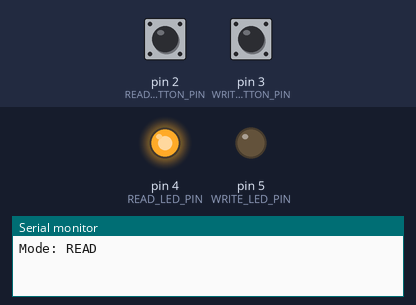
This sketch was run on a simulated Arduino Uno, built with avr-gcc and run on an emulated ATmega328P. Parts: output pins drawn as LEDs (lit = HIGH), the last lines printed to the serial monitor. The test bench sets the inputs (shaded band); at power-on: pin 3 (WRITE_BUTTON_PIN) LOW, pin 2 (READ_BUTTON_PIN) LOW. Pins used as bus, display or sensor lines are not drawn.

Above: at 1.2 s.
1.3 s: pin 3 (WRITE_BUTTON_PIN) pulled HIGH for 0.15 s
At 2.4 s:
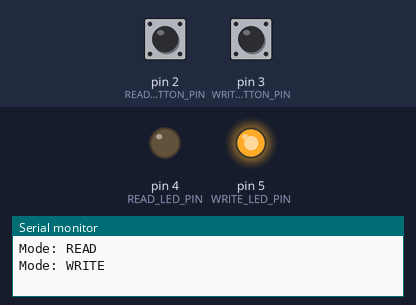
4.4 s: pin 2 (READ_BUTTON_PIN) pulled HIGH for 0.15 s
At 5.0 s:
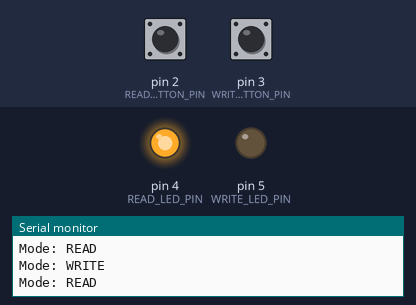
6.0 s: pin 3 (WRITE_BUTTON_PIN) pulled HIGH for 1 s
At 6.4 s:
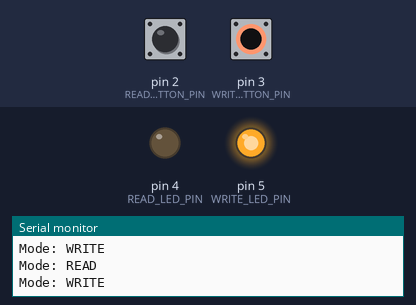
Timing chart, 0 to 9.0 s (numbered marks = the images above; inputs shaded):
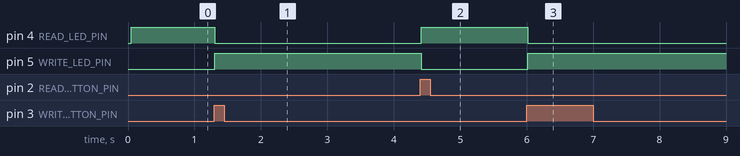

Measured:
- after the input at 1.3 s, pin 4 (READ_LED_PIN): HIGH → LOW at once; pin 5 (WRITE_LED_PIN): LOW → HIGH at once
- after the input at 4.4 s, pin 4 (READ_LED_PIN): LOW → HIGH at once; pin 5 (WRITE_LED_PIN): HIGH → LOW at once
- after the input at 6.0 s, pin 4 (READ_LED_PIN): HIGH → LOW at once; pin 5 (WRITE_LED_PIN): LOW → HIGH at once

The sketch:

rfid_experiments.ino
```cpp
#include <SPI.h>
#include <MFRC522.h>

/* ================== RFID ================== */
constexpr uint8_t RST_PIN = 9;   // Reset RC522
constexpr uint8_t SS_PIN  = 10;  // SDA / SS RC522

MFRC522 rfid(SS_PIN, RST_PIN);
MFRC522::MIFARE_Key key;
/* ================== PINS ================== */
constexpr uint8_t READ_BUTTON_PIN  = 2;
constexpr uint8_t WRITE_BUTTON_PIN = 3;

constexpr uint8_t READ_LED_PIN  = 4;
constexpr uint8_t WRITE_LED_PIN = 5;

/* ================== STATE ================== */
enum Mode {
  MODE_IDLE,
  MODE_READ,
  MODE_WRITE
};

Mode currentMode = MODE_IDLE;

/* ================== SETUP ================== */
void setup() {
  Serial.begin(9600);
  SPI.begin();
  rfid.PCD_Init();

  // Use default key (FF FF FF FF FF FF)
  for (byte i = 0; i < 6; i++) {
    key.keyByte[i] = 0xFF;
  }

  pinMode(READ_BUTTON_PIN, INPUT);
  pinMode(WRITE_BUTTON_PIN, INPUT);

  pinMode(READ_LED_PIN, OUTPUT);
  pinMode(WRITE_LED_PIN, OUTPUT);

  setMode(MODE_READ);  // Default mode at startup
}

/* ================== LOOP ================== */
void loop() {
  handleButtons();

  if (currentMode == MODE_READ) {
    readCard();
  }
  else if(currentMode == MODE_WRITE){
    writeCard();
  }
}

/* ================== FUNCTIONS ================== */

void handleButtons() {
  if (digitalRead(READ_BUTTON_PIN) == HIGH) {
    setMode(MODE_READ);
  }
  else if (digitalRead(WRITE_BUTTON_PIN) == HIGH) {
    setMode(MODE_WRITE);
  }
}

void setMode(Mode mode) {
  if (currentMode == mode) return;

  currentMode = mode;

  digitalWrite(READ_LED_PIN,  mode == MODE_READ  ? HIGH : LOW);
  digitalWrite(WRITE_LED_PIN, mode == MODE_WRITE ? HIGH : LOW);

  Serial.print("Mode: ");
  Serial.println(mode == MODE_READ ? "READ" : "WRITE");
}

void readCard() {
  if (!rfid.PICC_IsNewCardPresent()) return;
  if (!rfid.PICC_ReadCardSerial()) return;

  Serial.print("Card UID:");
  for (byte i = 0; i < rfid.uid.size; i++) {
    Serial.print(rfid.uid.uidByte[i] < 0x10 ? " 0" : " ");
    Serial.print(rfid.uid.uidByte[i], HEX);
  }
  Serial.println("\n");

  MFRC522::MIFARE_Key key;
  for (byte i = 0; i < 6; i++)
    key.keyByte[i] = 0xFF;

  byte buffer[18];
  byte size = sizeof(buffer);

  // Authenticate + read ALL sectors
  for (byte sector = 0; sector < 16; sector++) {

    byte firstBlock = sector * 4;

    byte status = rfid.PCD_Authenticate(
      MFRC522::PICC_CMD_MF_AUTH_KEY_A,
      firstBlock,
      &key,
      &rfid.uid
    );

    if (status != MFRC522::STATUS_OK) {
      Serial.print("Sector ");
      Serial.print(sector);
      Serial.print(" auth failed: ");
      Serial.println(rfid.GetStatusCodeName(status));
      continue;
    }

    for (byte block = firstBlock; block < firstBlock + 3; block++) {

      status = rfid.MIFARE_Read(block, buffer, &size);
      if (status != MFRC522::STATUS_OK) {
        Serial.print("Block ");
        Serial.print(block);
        Serial.print(" read failed: ");
        Serial.println(rfid.GetStatusCodeName(status));
        continue;
      }

      Serial.print("Block ");
      Serial.print(block);
      Serial.print(": ");

      for (byte i = 0; i < 16; i++) {
        if (buffer[i] < 0x10) Serial.print("0");
        Serial.print(buffer[i], HEX);
        Serial.print(" ");
      }

      Serial.print("| ");

      for (byte i = 0; i < 16; i++) {
        if (buffer[i] >= 32 && buffer[i] <= 126)
          Serial.write(buffer[i]);
        else
          Serial.print('.');
      }

      Serial.println();
    }
  }

  // STOP crypto ONCE
  rfid.PCD_StopCrypto1();
  rfid.PICC_HaltA();
}


void writeCard() {
  if (!rfid.PICC_IsNewCardPresent()) return;
  if (!rfid.PICC_ReadCardSerial()) return;

  Serial.println("Writing to card...");

  MFRC522::MIFARE_Key key;
  for (byte i = 0; i < 6; i++)
    key.keyByte[i] = 0xFF; // default key

  byte block = 4; // SAFE block
  byte dataBlock[16] = {
    'H','E','L','L','O','_','R','F','I','D',
    0,0,0,0,0,0
  };

  // Authenticate
  byte status = rfid.PCD_Authenticate(
    MFRC522::PICC_CMD_MF_AUTH_KEY_A,
    block,
    &key,
    &rfid.uid
  );

  if (status != MFRC522::STATUS_OK) {
    Serial.print("Auth failed: ");
    Serial.println(rfid.GetStatusCodeName(status));
    return;
  }

  // Write block
  status = rfid.MIFARE_Write(block, dataBlock, 16);
  if (status != MFRC522::STATUS_OK) {
    Serial.print("Write failed: ");
    Serial.println(rfid.GetStatusCodeName(status));
    return;
  }

  Serial.println("Write successful!");

  rfid.PCD_StopCrypto1();
  rfid.PICC_HaltA();
}
```
